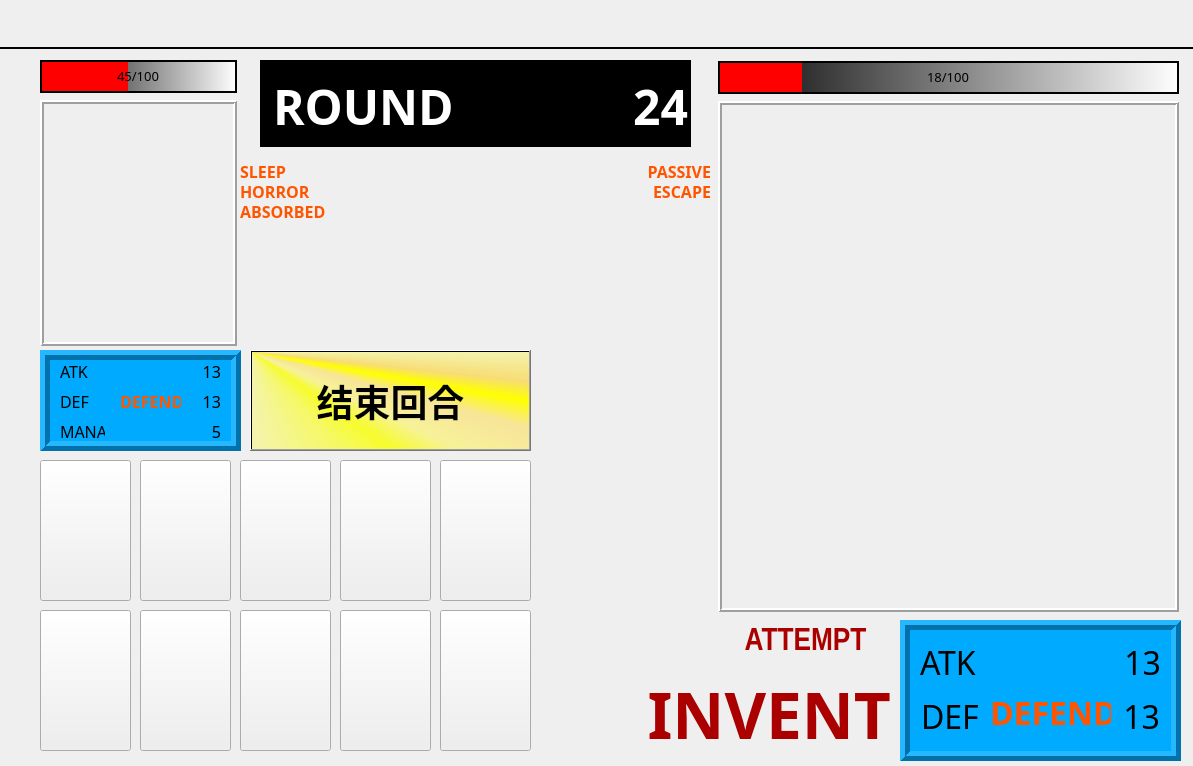
 <widget class="QWidget" name="Battle">
  <property name="geometry">
   <rect>
    <x>0</x>
    <y>0</y>
    <width>1193</width>
    <height>766</height>
   </rect>
  </property>
  <property name="windowTitle">
   <string>BATTLE</string>
  </property>
  <widget class="Line" name="line">
   <property name="geometry">
    <rect>
     <x>0</x>
     <y>40</y>
     <width>1193</width>
     <height>16</height>
    </rect>
   </property>
   <property name="frameShadow">
    <enum>QFrame::Plain</enum>
   </property>
   <property name="lineWidth">
    <number>2</number>
   </property>
   <property name="midLineWidth">
    <number>0</number>
   </property>
   <property name="orientation">
    <enum>Qt::Horizontal</enum>
   </property>
  </widget>
  <widget class="QPushButton" name="Handcard1">
   <property name="enabled">
    <bool>true</bool>
   </property>
   <property name="geometry">
    <rect>
     <x>40</x>
     <y>460</y>
     <width>91</width>
     <height>141</height>
    </rect>
   </property>
   <property name="font">
    <font>
     <family>Impact</family>
     <pointsize>24</pointsize>
    </font>
   </property>
   <property name="styleSheet">
    <string notr="true">background-image: url(:/Pictures/card1.png);</string>
   </property>
   <property name="text">
    <string/>
   </property>
  </widget>
  <widget class="QLabel" name="meimage">
   <property name="geometry">
    <rect>
     <x>40</x>
     <y>100</y>
     <width>197</width>
     <height>246</height>
    </rect>
   </property>
   <property name="styleSheet">
    <string notr="true">color: rgb(255, 255, 255);</string>
   </property>
   <property name="frameShape">
    <enum>QFrame::Box</enum>
   </property>
   <property name="frameShadow">
    <enum>QFrame::Raised</enum>
   </property>
   <property name="lineWidth">
    <number>2</number>
   </property>
   <property name="text">
    <string/>
   </property>
  </widget>
  <widget class="QLabel" name="enemyimage">
   <property name="geometry">
    <rect>
     <x>718</x>
     <y>101</y>
     <width>461</width>
     <height>511</height>
    </rect>
   </property>
   <property name="styleSheet">
    <string notr="true"/>
   </property>
   <property name="frameShape">
    <enum>QFrame::Box</enum>
   </property>
   <property name="frameShadow">
    <enum>QFrame::Raised</enum>
   </property>
   <property name="lineWidth">
    <number>2</number>
   </property>
   <property name="text">
    <string/>
   </property>
  </widget>
  <widget class="QProgressBar" name="mehp">
   <property name="geometry">
    <rect>
     <x>40</x>
     <y>60</y>
     <width>197</width>
     <height>33</height>
    </rect>
   </property>
   <property name="font">
    <font>
     <family>Impact</family>
     <pointsize>10</pointsize>
    </font>
   </property>
   <property name="layoutDirection">
    <enum>Qt::LeftToRight</enum>
   </property>
   <property name="styleSheet">
    <string notr="true">QProgressBar {
	border: 2px solid black;
	
	background-color: qlineargradient(spread:pad, x1:0, y1:0, x2:1, y2:0, stop:0 rgba(0, 0, 0, 255), stop:1 rgba(255, 255, 255, 255));
}
QProgressBar::chunk {

	
	background-color: rgb(255, 0, 0);
}
QProgressBar {
text-align: center;
}
</string>
   </property>
   <property name="maximum">
    <number>100</number>
   </property>
   <property name="value">
    <number>45</number>
   </property>
   <property name="textVisible">
    <bool>true</bool>
   </property>
   <property name="orientation">
    <enum>Qt::Horizontal</enum>
   </property>
   <property name="invertedAppearance">
    <bool>false</bool>
   </property>
   <property name="textDirection">
    <enum>QProgressBar::TopToBottom</enum>
   </property>
   <property name="format">
    <string>%v/%m</string>
   </property>
  </widget>
  <widget class="QProgressBar" name="enemyhp">
   <property name="geometry">
    <rect>
     <x>718</x>
     <y>61</y>
     <width>461</width>
     <height>33</height>
    </rect>
   </property>
   <property name="font">
    <font>
     <family>Impact</family>
     <pointsize>10</pointsize>
    </font>
   </property>
   <property name="layoutDirection">
    <enum>Qt::LeftToRight</enum>
   </property>
   <property name="styleSheet">
    <string notr="true">QProgressBar {
	border: 2px solid black;
	
	
	background-color: qlineargradient(spread:pad, x1:0, y1:0, x2:1, y2:0, stop:0 rgba(0, 0, 0, 255), stop:1 rgba(255, 255, 255, 255));
}
QProgressBar::chunk {

	
	background-color: rgb(255, 0, 0);
}
QProgressBar {
text-align: center;
}</string>
   </property>
   <property name="maximum">
    <number>100</number>
   </property>
   <property name="value">
    <number>18</number>
   </property>
   <property name="textVisible">
    <bool>true</bool>
   </property>
   <property name="orientation">
    <enum>Qt::Horizontal</enum>
   </property>
   <property name="invertedAppearance">
    <bool>false</bool>
   </property>
   <property name="textDirection">
    <enum>QProgressBar::TopToBottom</enum>
   </property>
   <property name="format">
    <string>%v/%m</string>
   </property>
  </widget>
  <widget class="QPushButton" name="Handcard2">
   <property name="geometry">
    <rect>
     <x>140</x>
     <y>460</y>
     <width>91</width>
     <height>141</height>
    </rect>
   </property>
   <property name="font">
    <font>
     <family>Impact</family>
     <pointsize>24</pointsize>
    </font>
   </property>
   <property name="styleSheet">
    <string notr="true">background-image: url(:/Pictures/card2.png);</string>
   </property>
   <property name="text">
    <string/>
   </property>
  </widget>
  <widget class="QPushButton" name="Handcard3">
   <property name="geometry">
    <rect>
     <x>240</x>
     <y>460</y>
     <width>91</width>
     <height>141</height>
    </rect>
   </property>
   <property name="font">
    <font>
     <family>Impact</family>
     <pointsize>24</pointsize>
    </font>
   </property>
   <property name="styleSheet">
    <string notr="true">background-image: url(:/Pictures/card3.png);</string>
   </property>
   <property name="text">
    <string/>
   </property>
  </widget>
  <widget class="QPushButton" name="Handcard4">
   <property name="geometry">
    <rect>
     <x>340</x>
     <y>460</y>
     <width>91</width>
     <height>141</height>
    </rect>
   </property>
   <property name="font">
    <font>
     <family>Impact</family>
     <pointsize>24</pointsize>
    </font>
   </property>
   <property name="styleSheet">
    <string notr="true">background-image: url(:/Pictures/card4.png);</string>
   </property>
   <property name="text">
    <string/>
   </property>
  </widget>
  <widget class="QPushButton" name="Handcard5">
   <property name="geometry">
    <rect>
     <x>440</x>
     <y>460</y>
     <width>91</width>
     <height>141</height>
    </rect>
   </property>
   <property name="font">
    <font>
     <family>Impact</family>
     <pointsize>24</pointsize>
    </font>
   </property>
   <property name="styleSheet">
    <string notr="true">background-image: url(:/Pictures/card5.png);</string>
   </property>
   <property name="text">
    <string/>
   </property>
  </widget>
  <widget class="QPushButton" name="Handcard6">
   <property name="geometry">
    <rect>
     <x>40</x>
     <y>610</y>
     <width>91</width>
     <height>141</height>
    </rect>
   </property>
   <property name="font">
    <font>
     <family>Impact</family>
     <pointsize>24</pointsize>
    </font>
   </property>
   <property name="styleSheet">
    <string notr="true">background-image: url(:/Pictures/card6.png);</string>
   </property>
   <property name="text">
    <string/>
   </property>
  </widget>
  <widget class="QPushButton" name="Handcard7">
   <property name="geometry">
    <rect>
     <x>140</x>
     <y>610</y>
     <width>91</width>
     <height>141</height>
    </rect>
   </property>
   <property name="font">
    <font>
     <family>Impact</family>
     <pointsize>24</pointsize>
    </font>
   </property>
   <property name="styleSheet">
    <string notr="true">background-image: url(:/Pictures/card7.png);</string>
   </property>
   <property name="text">
    <string/>
   </property>
  </widget>
  <widget class="QPushButton" name="Handcard8">
   <property name="geometry">
    <rect>
     <x>240</x>
     <y>610</y>
     <width>91</width>
     <height>141</height>
    </rect>
   </property>
   <property name="font">
    <font>
     <family>Impact</family>
     <pointsize>24</pointsize>
    </font>
   </property>
   <property name="styleSheet">
    <string notr="true">background-image: url(:/Pictures/card8.png);</string>
   </property>
   <property name="text">
    <string/>
   </property>
  </widget>
  <widget class="QPushButton" name="Handcard9">
   <property name="geometry">
    <rect>
     <x>340</x>
     <y>610</y>
     <width>91</width>
     <height>141</height>
    </rect>
   </property>
   <property name="font">
    <font>
     <family>Impact</family>
     <pointsize>24</pointsize>
    </font>
   </property>
   <property name="styleSheet">
    <string notr="true">background-image: url(:/Pictures/card9.png);</string>
   </property>
   <property name="text">
    <string/>
   </property>
  </widget>
  <widget class="QPushButton" name="Handcard10">
   <property name="geometry">
    <rect>
     <x>440</x>
     <y>610</y>
     <width>91</width>
     <height>141</height>
    </rect>
   </property>
   <property name="font">
    <font>
     <family>Impact</family>
     <pointsize>24</pointsize>
    </font>
   </property>
   <property name="styleSheet">
    <string notr="true">background-image: url(:/Pictures/card10.png);</string>
   </property>
   <property name="text">
    <string/>
   </property>
  </widget>
  <widget class="QPushButton" name="ENDROUND">
   <property name="geometry">
    <rect>
     <x>250</x>
     <y>350</y>
     <width>281</width>
     <height>101</height>
    </rect>
   </property>
   <property name="font">
    <font>
     <family>等线</family>
     <pointsize>28</pointsize>
     <weight>75</weight>
     <bold>true</bold>
    </font>
   </property>
   <property name="styleSheet">
    <string notr="true">background-color: qconicalgradient(cx:0, cy:0, angle:135, stop:0 rgba(255, 255, 0, 69), stop:0.375 rgba(255, 255, 0, 69), stop:0.423533 rgba(251, 255, 0, 145), stop:0.45 rgba(247, 255, 0, 208), stop:0.477581 rgba(255, 244, 71, 130), stop:0.518717 rgba(255, 218, 71, 130), stop:0.55 rgba(255, 255, 0, 255), stop:0.57754 rgba(255, 203, 0, 130), stop:0.625 rgba(255, 255, 0, 69), stop:1 rgba(255, 255, 0, 69));</string>
   </property>
   <property name="text">
    <string>结束回合</string>
   </property>
  </widget>
  <widget class="QLabel" name="sleep">
   <property name="geometry">
    <rect>
     <x>240</x>
     <y>160</y>
     <width>81</width>
     <height>22</height>
    </rect>
   </property>
   <property name="font">
    <font>
     <family>Bahnschrift SemiBold Condensed</family>
     <pointsize>12</pointsize>
     <weight>75</weight>
     <bold>true</bold>
    </font>
   </property>
   <property name="toolTip">
    <string>沉睡中，MANA减为0</string>
   </property>
   <property name="styleSheet">
    <string notr="true">color: rgb(255, 85, 0);</string>
   </property>
   <property name="text">
    <string>&lt;html&gt;&lt;head/&gt;&lt;body&gt;&lt;p&gt;SLEEP&lt;/p&gt;&lt;/body&gt;&lt;/html&gt;</string>
   </property>
  </widget>
  <widget class="QLabel" name="horror">
   <property name="geometry">
    <rect>
     <x>240</x>
     <y>180</y>
     <width>91</width>
     <height>22</height>
    </rect>
   </property>
   <property name="font">
    <font>
     <family>Bahnschrift SemiBold Condensed</family>
     <pointsize>12</pointsize>
     <weight>75</weight>
     <bold>true</bold>
    </font>
   </property>
   <property name="toolTip">
    <string>受到惊吓，ATK减少一半</string>
   </property>
   <property name="styleSheet">
    <string notr="true">color: rgb(255, 85, 0);</string>
   </property>
   <property name="text">
    <string>&lt;html&gt;&lt;head/&gt;&lt;body&gt;&lt;p&gt;HORROR&lt;/p&gt;&lt;/body&gt;&lt;/html&gt;</string>
   </property>
  </widget>
  <widget class="QLabel" name="absorbed">
   <property name="geometry">
    <rect>
     <x>240</x>
     <y>200</y>
     <width>111</width>
     <height>22</height>
    </rect>
   </property>
   <property name="font">
    <font>
     <family>Bahnschrift SemiBold Condensed</family>
     <pointsize>12</pointsize>
     <weight>75</weight>
     <bold>true</bold>
    </font>
   </property>
   <property name="toolTip">
    <string>MANA被吸收，减少1</string>
   </property>
   <property name="styleSheet">
    <string notr="true">color: rgb(255, 85, 0);</string>
   </property>
   <property name="text">
    <string>&lt;html&gt;&lt;head/&gt;&lt;body&gt;&lt;p&gt;ABSORBED&lt;/p&gt;&lt;/body&gt;&lt;/html&gt;</string>
   </property>
  </widget>
  <widget class="QLabel" name="escape">
   <property name="geometry">
    <rect>
     <x>600</x>
     <y>180</y>
     <width>111</width>
     <height>22</height>
    </rect>
   </property>
   <property name="font">
    <font>
     <family>Bahnschrift SemiBold Condensed</family>
     <pointsize>12</pointsize>
     <weight>75</weight>
     <bold>true</bold>
    </font>
   </property>
   <property name="toolTip">
    <string>将对攻击进行闪避</string>
   </property>
   <property name="styleSheet">
    <string notr="true">color: rgb(255, 85, 0);</string>
   </property>
   <property name="text">
    <string>&lt;html&gt;&lt;head/&gt;&lt;body&gt;&lt;p align=&quot;right&quot;&gt;ESCAPE&lt;/p&gt;&lt;/body&gt;&lt;/html&gt;</string>
   </property>
  </widget>
  <widget class="QFrame" name="frame">
   <property name="geometry">
    <rect>
     <x>40</x>
     <y>350</y>
     <width>201</width>
     <height>101</height>
    </rect>
   </property>
   <property name="font">
    <font>
     <family>Impact</family>
    </font>
   </property>
   <property name="styleSheet">
    <string notr="true">background-color: rgb(0, 170, 255);</string>
   </property>
   <property name="frameShape">
    <enum>QFrame::Box</enum>
   </property>
   <property name="frameShadow">
    <enum>QFrame::Raised</enum>
   </property>
   <property name="lineWidth">
    <number>5</number>
   </property>
   <widget class="QLabel" name="atkt">
    <property name="geometry">
     <rect>
      <x>20</x>
      <y>10</y>
      <width>45</width>
      <height>21</height>
     </rect>
    </property>
    <property name="font">
     <font>
      <family>Impact</family>
      <pointsize>12</pointsize>
      <weight>50</weight>
      <bold>false</bold>
     </font>
    </property>
    <property name="text">
     <string>&lt;html&gt;&lt;head/&gt;&lt;body&gt;&lt;p&gt;&lt;span style=&quot; font-size:12pt;&quot;&gt;ATK&lt;/span&gt;&lt;/p&gt;&lt;/body&gt;&lt;/html&gt;</string>
    </property>
   </widget>
   <widget class="QLabel" name="atk">
    <property name="geometry">
     <rect>
      <x>80</x>
      <y>10</y>
      <width>101</width>
      <height>21</height>
     </rect>
    </property>
    <property name="font">
     <font>
      <family>Impact</family>
      <pointsize>12</pointsize>
      <weight>50</weight>
      <bold>false</bold>
     </font>
    </property>
    <property name="text">
     <string>&lt;html&gt;&lt;head/&gt;&lt;body&gt;&lt;p align=&quot;right&quot;&gt;13&lt;/p&gt;&lt;/body&gt;&lt;/html&gt;</string>
    </property>
   </widget>
   <widget class="QLabel" name="deft">
    <property name="geometry">
     <rect>
      <x>20</x>
      <y>40</y>
      <width>45</width>
      <height>21</height>
     </rect>
    </property>
    <property name="font">
     <font>
      <family>Impact</family>
      <pointsize>12</pointsize>
      <weight>50</weight>
      <bold>false</bold>
     </font>
    </property>
    <property name="text">
     <string>&lt;html&gt;&lt;head/&gt;&lt;body&gt;&lt;p&gt;DEF&lt;/p&gt;&lt;/body&gt;&lt;/html&gt;</string>
    </property>
   </widget>
   <widget class="QLabel" name="def">
    <property name="geometry">
     <rect>
      <x>140</x>
      <y>40</y>
      <width>41</width>
      <height>21</height>
     </rect>
    </property>
    <property name="font">
     <font>
      <family>Impact</family>
      <pointsize>12</pointsize>
      <weight>50</weight>
      <bold>false</bold>
     </font>
    </property>
    <property name="text">
     <string>&lt;html&gt;&lt;head/&gt;&lt;body&gt;&lt;p align=&quot;right&quot;&gt;&lt;span style=&quot; font-size:12pt;&quot;&gt;13&lt;/span&gt;&lt;/p&gt;&lt;/body&gt;&lt;/html&gt;</string>
    </property>
   </widget>
   <widget class="QLabel" name="manat">
    <property name="geometry">
     <rect>
      <x>20</x>
      <y>70</y>
      <width>45</width>
      <height>21</height>
     </rect>
    </property>
    <property name="font">
     <font>
      <family>Impact</family>
      <pointsize>12</pointsize>
      <weight>50</weight>
      <bold>false</bold>
     </font>
    </property>
    <property name="text">
     <string>&lt;html&gt;&lt;head/&gt;&lt;body&gt;&lt;p&gt;&lt;span style=&quot; font-size:12pt;&quot;&gt;MANA&lt;/span&gt;&lt;/p&gt;&lt;/body&gt;&lt;/html&gt;</string>
    </property>
   </widget>
   <widget class="QLabel" name="mana">
    <property name="geometry">
     <rect>
      <x>130</x>
      <y>70</y>
      <width>51</width>
      <height>21</height>
     </rect>
    </property>
    <property name="font">
     <font>
      <family>Impact</family>
      <pointsize>12</pointsize>
      <weight>50</weight>
      <bold>false</bold>
     </font>
    </property>
    <property name="text">
     <string>&lt;html&gt;&lt;head/&gt;&lt;body&gt;&lt;p align=&quot;right&quot;&gt;&lt;span style=&quot; font-size:12pt;&quot;&gt;5&lt;/span&gt;&lt;/p&gt;&lt;/body&gt;&lt;/html&gt;</string>
    </property>
   </widget>
   <widget class="QLabel" name="defflag">
    <property name="geometry">
     <rect>
      <x>80</x>
      <y>40</y>
      <width>61</width>
      <height>21</height>
     </rect>
    </property>
    <property name="font">
     <font>
      <family>Bahnschrift SemiBold Condensed</family>
      <pointsize>12</pointsize>
      <weight>75</weight>
      <bold>true</bold>
     </font>
    </property>
    <property name="toolTip">
     <string>正在防御</string>
    </property>
    <property name="styleSheet">
     <string notr="true">color: rgb(255, 85, 0);</string>
    </property>
    <property name="text">
     <string>&lt;html&gt;&lt;head/&gt;&lt;body&gt;&lt;p&gt;DEFEND&lt;/p&gt;&lt;/body&gt;&lt;/html&gt;</string>
    </property>
   </widget>
  </widget>
  <widget class="QFrame" name="frame">
   <property name="geometry">
    <rect>
     <x>900</x>
     <y>620</y>
     <width>281</width>
     <height>141</height>
    </rect>
   </property>
   <property name="styleSheet">
    <string notr="true">background-color: rgb(0, 170, 255);</string>
   </property>
   <property name="frameShape">
    <enum>QFrame::Box</enum>
   </property>
   <property name="frameShadow">
    <enum>QFrame::Raised</enum>
   </property>
   <property name="lineWidth">
    <number>5</number>
   </property>
   <property name="midLineWidth">
    <number>0</number>
   </property>
   <widget class="QLabel" name="eatkt">
    <property name="geometry">
     <rect>
      <x>20</x>
      <y>20</y>
      <width>57</width>
      <height>46</height>
     </rect>
    </property>
    <property name="font">
     <font>
      <family>Impact</family>
      <pointsize>24</pointsize>
      <weight>50</weight>
      <bold>false</bold>
     </font>
    </property>
    <property name="text">
     <string>&lt;html&gt;&lt;head/&gt;&lt;body&gt;&lt;p&gt;&lt;span style=&quot; font-size:24pt;&quot;&gt;ATK&lt;/span&gt;&lt;/p&gt;&lt;/body&gt;&lt;/html&gt;</string>
    </property>
   </widget>
   <widget class="QLabel" name="edeft">
    <property name="geometry">
     <rect>
      <x>21</x>
      <y>74</y>
      <width>57</width>
      <height>46</height>
     </rect>
    </property>
    <property name="font">
     <font>
      <family>Impact</family>
      <pointsize>24</pointsize>
      <weight>50</weight>
      <bold>false</bold>
     </font>
    </property>
    <property name="text">
     <string>&lt;html&gt;&lt;head/&gt;&lt;body&gt;&lt;p&gt;&lt;span style=&quot; font-size:24pt;&quot;&gt;DEF&lt;/span&gt;&lt;/p&gt;&lt;/body&gt;&lt;/html&gt;</string>
    </property>
   </widget>
   <widget class="QLabel" name="eatk">
    <property name="geometry">
     <rect>
      <x>100</x>
      <y>20</y>
      <width>161</width>
      <height>46</height>
     </rect>
    </property>
    <property name="font">
     <font>
      <family>Impact</family>
      <pointsize>24</pointsize>
      <weight>50</weight>
      <bold>false</bold>
     </font>
    </property>
    <property name="toolTip">
     <string>攻击次数×单次ATK值</string>
    </property>
    <property name="text">
     <string>&lt;html&gt;&lt;head/&gt;&lt;body&gt;&lt;p align=&quot;right&quot;&gt;13&lt;/p&gt;&lt;/body&gt;&lt;/html&gt;</string>
    </property>
   </widget>
   <widget class="QLabel" name="edef">
    <property name="geometry">
     <rect>
      <x>199</x>
      <y>74</y>
      <width>61</width>
      <height>46</height>
     </rect>
    </property>
    <property name="font">
     <font>
      <family>Impact</family>
      <pointsize>24</pointsize>
      <weight>50</weight>
      <bold>false</bold>
     </font>
    </property>
    <property name="toolTip">
     <string/>
    </property>
    <property name="text">
     <string>&lt;html&gt;&lt;head/&gt;&lt;body&gt;&lt;p align=&quot;right&quot;&gt;13&lt;/p&gt;&lt;/body&gt;&lt;/html&gt;</string>
    </property>
   </widget>
   <widget class="QLabel" name="edefflag">
    <property name="geometry">
     <rect>
      <x>90</x>
      <y>70</y>
      <width>121</width>
      <height>46</height>
     </rect>
    </property>
    <property name="font">
     <font>
      <family>Bahnschrift SemiBold Condensed</family>
      <pointsize>24</pointsize>
      <weight>75</weight>
      <bold>true</bold>
     </font>
    </property>
    <property name="toolTip">
     <string>正在防御</string>
    </property>
    <property name="styleSheet">
     <string notr="true">color: rgb(255, 85, 0);</string>
    </property>
    <property name="text">
     <string>&lt;html&gt;&lt;head/&gt;&lt;body&gt;&lt;p align=&quot;center&quot;&gt;DEFEND&lt;/p&gt;&lt;/body&gt;&lt;/html&gt;</string>
    </property>
   </widget>
  </widget>
  <widget class="QFrame" name="frame">
   <property name="geometry">
    <rect>
     <x>260</x>
     <y>60</y>
     <width>431</width>
     <height>87</height>
    </rect>
   </property>
   <property name="styleSheet">
    <string notr="true">background-color: rgb(0, 0, 0);
color: rgb(255, 255, 255);</string>
   </property>
   <property name="frameShape">
    <enum>QFrame::Box</enum>
   </property>
   <property name="frameShadow">
    <enum>QFrame::Raised</enum>
   </property>
   <widget class="QLabel" name="roundt">
    <property name="geometry">
     <rect>
      <x>13</x>
      <y>13</y>
      <width>263</width>
      <height>61</height>
     </rect>
    </property>
    <property name="font">
     <font>
      <family>Agency FB</family>
      <pointsize>36</pointsize>
      <weight>75</weight>
      <bold>true</bold>
     </font>
    </property>
    <property name="text">
     <string>&lt;html&gt;&lt;head/&gt;&lt;body&gt;&lt;p&gt;&lt;span style=&quot; font-size:36pt;&quot;&gt;ROUND&lt;/span&gt;&lt;/p&gt;&lt;/body&gt;&lt;/html&gt;</string>
    </property>
   </widget>
   <widget class="QLabel" name="round">
    <property name="geometry">
     <rect>
      <x>337</x>
      <y>13</y>
      <width>91</width>
      <height>61</height>
     </rect>
    </property>
    <property name="font">
     <font>
      <family>Agency FB</family>
      <pointsize>36</pointsize>
      <weight>75</weight>
      <bold>true</bold>
     </font>
    </property>
    <property name="styleSheet">
     <string notr="true"/>
    </property>
    <property name="text">
     <string>&lt;html&gt;&lt;head/&gt;&lt;body&gt;&lt;p align=&quot;right&quot;&gt;24&lt;/p&gt;&lt;/body&gt;&lt;/html&gt;</string>
    </property>
   </widget>
  </widget>
  <widget class="QLabel" name="Egainlife">
   <property name="geometry">
    <rect>
     <x>10</x>
     <y>11</y>
     <width>160</width>
     <height>31</height>
    </rect>
   </property>
   <property name="font">
    <font>
     <family>Bahnschrift SemiBold Condensed</family>
     <pointsize>12</pointsize>
     <weight>75</weight>
     <bold>true</bold>
    </font>
   </property>
   <property name="toolTip">
    <string>血脉项链：每场战斗结束后MAXHP永久加2</string>
   </property>
   <property name="styleSheet">
    <string notr="true">color: rgb(112, 48, 160);</string>
   </property>
   <property name="text">
    <string>&lt;html&gt;&lt;head/&gt;&lt;body&gt;&lt;p&gt;&lt;br/&gt;&lt;/p&gt;&lt;/body&gt;&lt;/html&gt;</string>
   </property>
  </widget>
  <widget class="QLabel" name="Egaincost">
   <property name="geometry">
    <rect>
     <x>690</x>
     <y>11</y>
     <width>160</width>
     <height>31</height>
    </rect>
   </property>
   <property name="font">
    <font>
     <family>Bahnschrift SemiBold Condensed</family>
     <pointsize>12</pointsize>
     <weight>75</weight>
     <bold>true</bold>
    </font>
   </property>
   <property name="toolTip">
    <string>魔力宝石：每回合获得MANA永久加2</string>
   </property>
   <property name="styleSheet">
    <string notr="true">color: rgb(112, 48, 160);</string>
   </property>
   <property name="text">
    <string>&lt;html&gt;&lt;head/&gt;&lt;body&gt;&lt;p&gt;&lt;br/&gt;&lt;/p&gt;&lt;/body&gt;&lt;/html&gt;</string>
   </property>
  </widget>
  <widget class="QLabel" name="Egainattack">
   <property name="geometry">
    <rect>
     <x>350</x>
     <y>11</y>
     <width>160</width>
     <height>31</height>
    </rect>
   </property>
   <property name="font">
    <font>
     <family>Bahnschrift SemiBold Condensed</family>
     <pointsize>12</pointsize>
     <weight>75</weight>
     <bold>true</bold>
    </font>
   </property>
   <property name="toolTip">
    <string>增幅宝珠：ATK永久加5</string>
   </property>
   <property name="styleSheet">
    <string notr="true">color: rgb(0, 176, 240);</string>
   </property>
   <property name="text">
    <string>&lt;html&gt;&lt;head/&gt;&lt;body&gt;&lt;p&gt;&lt;br/&gt;&lt;/p&gt;&lt;/body&gt;&lt;/html&gt;</string>
   </property>
  </widget>
  <widget class="QLabel" name="Egaincard">
   <property name="geometry">
    <rect>
     <x>180</x>
     <y>11</y>
     <width>160</width>
     <height>31</height>
    </rect>
   </property>
   <property name="font">
    <font>
     <family>Bahnschrift SemiBold Condensed</family>
     <pointsize>12</pointsize>
     <weight>75</weight>
     <bold>true</bold>
    </font>
   </property>
   <property name="toolTip">
    <string>法师的睿智：抽牌数永久加1</string>
   </property>
   <property name="styleSheet">
    <string notr="true">color: rgb(112, 48, 160);</string>
   </property>
   <property name="text">
    <string>&lt;html&gt;&lt;head/&gt;&lt;body&gt;&lt;p&gt;&lt;br/&gt;&lt;/p&gt;&lt;/body&gt;&lt;/html&gt;</string>
   </property>
  </widget>
  <widget class="QLabel" name="Egaindefense">
   <property name="geometry">
    <rect>
     <x>520</x>
     <y>11</y>
     <width>160</width>
     <height>31</height>
    </rect>
   </property>
   <property name="font">
    <font>
     <family>Bahnschrift SemiBold Condensed</family>
     <pointsize>12</pointsize>
     <weight>75</weight>
     <bold>true</bold>
    </font>
   </property>
   <property name="toolTip">
    <string>圣物之盾：DEF永久加2</string>
   </property>
   <property name="styleSheet">
    <string notr="true">color: rgb(0, 176, 240);</string>
   </property>
   <property name="text">
    <string>&lt;html&gt;&lt;head/&gt;&lt;body&gt;&lt;p&gt;&lt;br/&gt;&lt;/p&gt;&lt;/body&gt;&lt;/html&gt;</string>
   </property>
  </widget>
  <widget class="QLabel" name="ERhoAias">
   <property name="geometry">
    <rect>
     <x>860</x>
     <y>11</y>
     <width>160</width>
     <height>31</height>
    </rect>
   </property>
   <property name="font">
    <font>
     <family>Bahnschrift SemiBold Condensed</family>
     <pointsize>12</pointsize>
     <weight>75</weight>
     <bold>true</bold>
    </font>
   </property>
   <property name="toolTip">
    <string>Rho Aias：所有受到的伤害大于等于20的单次攻击威力减少5</string>
   </property>
   <property name="styleSheet">
    <string notr="true">color: rgb(226, 107, 10);</string>
   </property>
   <property name="text">
    <string>&lt;html&gt;&lt;head/&gt;&lt;body&gt;&lt;p&gt;&lt;br/&gt;&lt;/p&gt;&lt;/body&gt;&lt;/html&gt;</string>
   </property>
  </widget>
  <widget class="QLabel" name="EDagger">
   <property name="geometry">
    <rect>
     <x>1030</x>
     <y>11</y>
     <width>160</width>
     <height>31</height>
    </rect>
   </property>
   <property name="font">
    <font>
     <family>Bahnschrift SemiBold Condensed</family>
     <pointsize>12</pointsize>
     <weight>75</weight>
     <bold>true</bold>
    </font>
   </property>
   <property name="toolTip">
    <string>影之匕首：所有打出的威力大于等于24的单次攻击威力增加8</string>
   </property>
   <property name="styleSheet">
    <string notr="true">color: rgb(226, 107, 10);</string>
   </property>
   <property name="text">
    <string>&lt;html&gt;&lt;head/&gt;&lt;body&gt;&lt;p&gt;&lt;br/&gt;&lt;/p&gt;&lt;/body&gt;&lt;/html&gt;</string>
   </property>
  </widget>
  <widget class="QLabel" name="lbattempt">
   <property name="geometry">
    <rect>
     <x>720</x>
     <y>620</y>
     <width>171</width>
     <height>46</height>
    </rect>
   </property>
   <property name="font">
    <font>
     <family>Arial Narrow</family>
     <pointsize>24</pointsize>
     <weight>75</weight>
     <bold>true</bold>
    </font>
   </property>
   <property name="toolTip">
    <string>这位敌人将在本回合......</string>
   </property>
   <property name="styleSheet">
    <string notr="true">color: rgb(170, 0, 0);</string>
   </property>
   <property name="text">
    <string>&lt;html&gt;&lt;head/&gt;&lt;body&gt;&lt;p align=&quot;center&quot;&gt;ATTEMPT&lt;/p&gt;&lt;/body&gt;&lt;/html&gt;</string>
   </property>
  </widget>
  <widget class="QLabel" name="attempt">
   <property name="geometry">
    <rect>
     <x>560</x>
     <y>670</y>
     <width>331</width>
     <height>81</height>
    </rect>
   </property>
   <property name="font">
    <font>
     <family>Berlin Sans FB Demi</family>
     <pointsize>48</pointsize>
     <weight>75</weight>
     <bold>true</bold>
    </font>
   </property>
   <property name="toolTip">
    <string>???????</string>
   </property>
   <property name="styleSheet">
    <string notr="true">color: rgb(170, 0, 0);</string>
   </property>
   <property name="text">
    <string>&lt;html&gt;&lt;head/&gt;&lt;body&gt;&lt;p align=&quot;right&quot;&gt;INVENT&lt;/p&gt;&lt;/body&gt;&lt;/html&gt;</string>
   </property>
  </widget>
  <widget class="QLabel" name="passive">
   <property name="geometry">
    <rect>
     <x>620</x>
     <y>160</y>
     <width>91</width>
     <height>22</height>
    </rect>
   </property>
   <property name="font">
    <font>
     <family>Bahnschrift SemiBold Condensed</family>
     <pointsize>12</pointsize>
     <weight>75</weight>
     <bold>true</bold>
    </font>
   </property>
   <property name="toolTip">
    <string>No的终点（仅发动一次）：若HP为0，对对方造成40点伤害，且HP变为20</string>
   </property>
   <property name="styleSheet">
    <string notr="true">color: rgb(255, 85, 0);</string>
   </property>
   <property name="text">
    <string>&lt;html&gt;&lt;head/&gt;&lt;body&gt;&lt;p align=&quot;right&quot;&gt;PASSIVE&lt;/p&gt;&lt;/body&gt;&lt;/html&gt;</string>
   </property>
  </widget>
  <zorder>line</zorder>
  <zorder>Handcard1</zorder>
  <zorder>meimage</zorder>
  <zorder>enemyimage</zorder>
  <zorder>mehp</zorder>
  <zorder>enemyhp</zorder>
  <zorder>Handcard2</zorder>
  <zorder>Handcard3</zorder>
  <zorder>Handcard4</zorder>
  <zorder>Handcard5</zorder>
  <zorder>Handcard6</zorder>
  <zorder>Handcard7</zorder>
  <zorder>Handcard8</zorder>
  <zorder>Handcard9</zorder>
  <zorder>Handcard10</zorder>
  <zorder>ENDROUND</zorder>
  <zorder>frame</zorder>
  <zorder>frame</zorder>
  <zorder>frame</zorder>
  <zorder>sleep</zorder>
  <zorder>horror</zorder>
  <zorder>absorbed</zorder>
  <zorder>escape</zorder>
  <zorder>Egainlife</zorder>
  <zorder>Egaincost</zorder>
  <zorder>Egainattack</zorder>
  <zorder>Egaincard</zorder>
  <zorder>Egaindefense</zorder>
  <zorder>ERhoAias</zorder>
  <zorder>EDagger</zorder>
  <zorder>lbattempt</zorder>
  <zorder>attempt</zorder>
  <zorder>passive</zorder>
 </widget>
